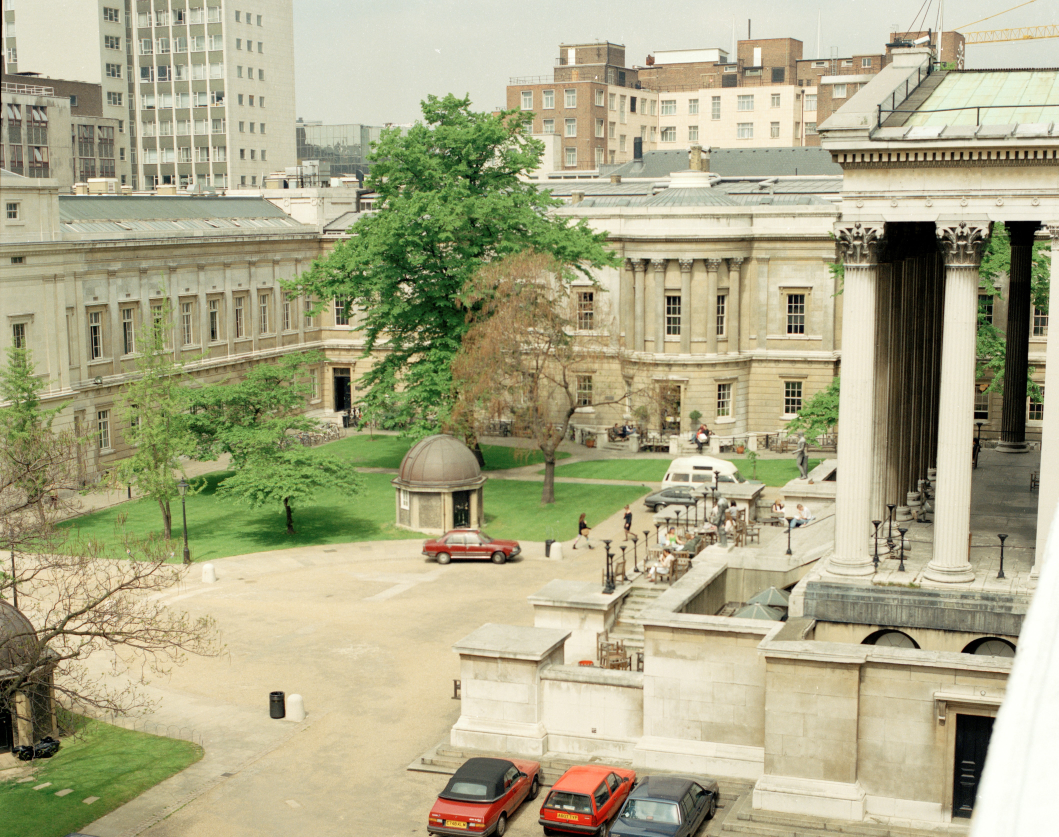
#> input picture COMP0241_CV/Lab1/dataset/UCLQuad_21May91.jpg, 4235 x 3347 px (shown at 1/4 size)
$ python -i functions.py   (imports and definitions only)
#> lines starting #> are read from the running program, lines starting #| are printed output that depends on the picture
import copy
import os

import cv2
import numpy as np
import matplotlib.pyplot as plt


def detect_largest_circle(image, min_dist=500, param1=100, param2=20, min_radius=0, max_radius=0,
                          display_results=True):
    """
    Detects the largest circle in an image and returns its radius.

    Args:
        image (str): The image file.
        min_dist (int): Minimum distance between the centers of detected circles.
        param1 (int): First method-specific parameter for cv2.HoughCircles.
        param2 (int): Second method-specific parameter for cv2.HoughCircles.
        min_radius (int): Minimum circle radius.
        max_radius (int): Maximum circle radius.
        display_results (bool): Whether to display the detected circle and binary mask.

    Returns:
        int: The radius of the largest circle if detected, otherwise None.
    """
    image = copy.copy(image)
    gray = copy.copy(image[:, :, 1])
    blurred = cv2.GaussianBlur(gray, (9, 9), 2)

    circles = cv2.HoughCircles(
        blurred,
        cv2.HOUGH_GRADIENT_ALT,
        dp=1.2,
        minDist=min_dist,
        param1=param1,
        param2=param2,
        minRadius=min_radius,
        maxRadius=max_radius
    )

    if circles is not None:
        circles = np.int16(np.around(circles))
        largest_circle = max(circles[0, :], key=lambda x: x[2])
        mask = np.zeros_like(gray)
        # largest_circle[0], largest_circle[1] = bestCircle[0], bestCircle[1]
        cv2.circle(mask, (largest_circle[0], largest_circle[1]), largest_circle[2], 255, thickness=-1)
        mask[mask == 255] = 1

        if display_results:
            # cv2.circle(image, (bestCircle[0], bestCircle[1]), largest_circle[2], (0, 255, 0), 4)
            cv2.circle(image, (largest_circle[0], largest_circle[1]), largest_circle[2], (0, 0, 255), 4)
            cv2.circle(image, (largest_circle[0], largest_circle[1]), 2, (0, 0, 255), 3)

            plt.figure(figsize=(10, 5))
            plt.subplot(1, 2, 1)
            plt.title("Detected Circle")
            plt.imshow(cv2.cvtColor(image, cv2.COLOR_BGR2RGB))
            plt.axis("off")

            plt.subplot(1, 2, 2)
            plt.title("Binary Mask of Circle")
            plt.imshow(mask, cmap="gray")
            plt.axis("off")

            plt.tight_layout()
            plt.show()

        return largest_circle
    else:
        print("No circles detected.")
        return None


# [336 lines left out: functions kalman_filter, detect_outliers_1d, detect_outliers_2d, get_match_pts, crop_two_img, get_affine_mat and 6 more, not called in this run]

>>> import cv2
>>> picture = cv2.imread('../Lab1/dataset/UCLQuad_21May91.jpg')
#> picture is the input picture: shape (3347, 4235, 3); mean B, G, R 136.5, 169.9, 172.7
>>> result = detect_largest_circle(picture)
#> in detect_largest_circle, `gray = copy.copy(image[:, :, 1])`:
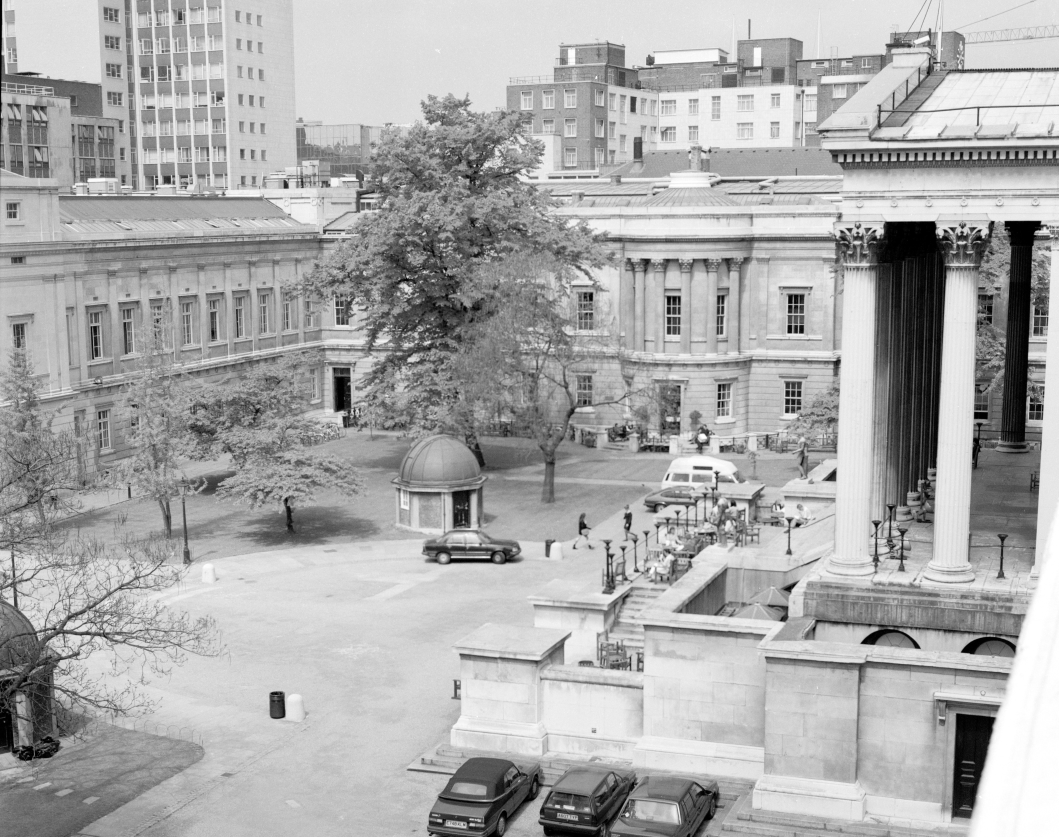
#> gray: shape (3347, 4235) (shown at 1/4 size); min 0, max 255, mean 169.9
#> (the run stopped early here; a loop or call above may not have finished)

$ run again, on COMP0241_CV/Lab1/dataset/UCL_21May1991.jpg
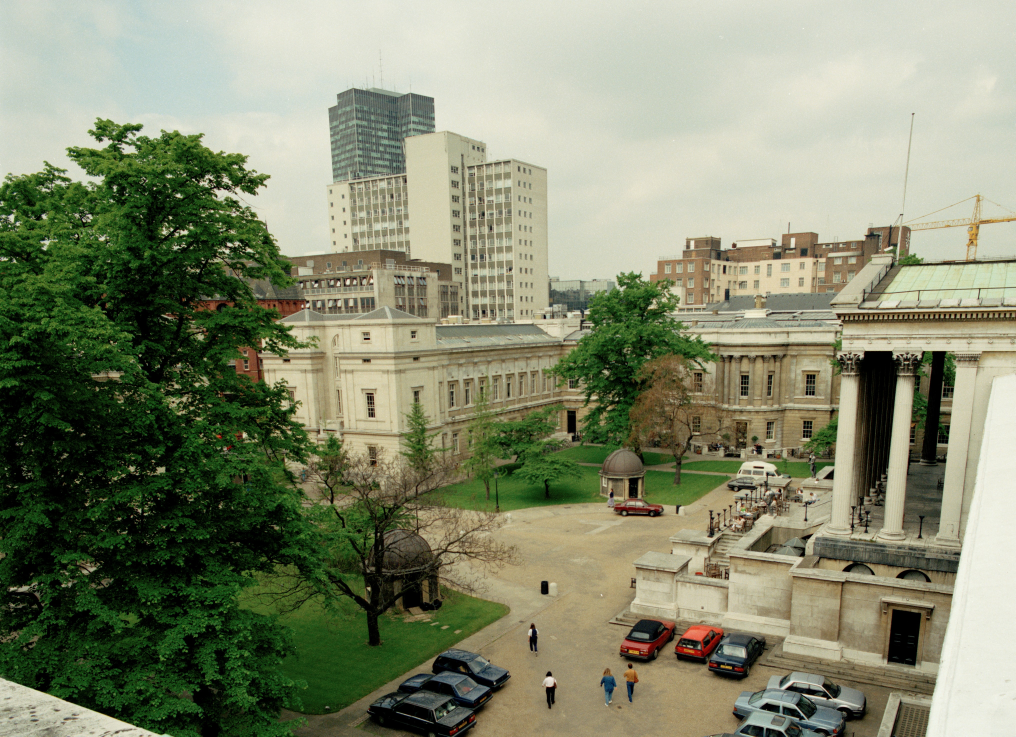
#> input picture COMP0241_CV/Lab1/dataset/UCL_21May1991.jpg, 4062 x 2947 px (shown at 1/4 size)
#> picture is the input picture: shape (2947, 4062, 3); mean B, G, R 110.5, 137, 131.6
#> in detect_largest_circle, `gray = copy.copy(image[:, :, 1])`:
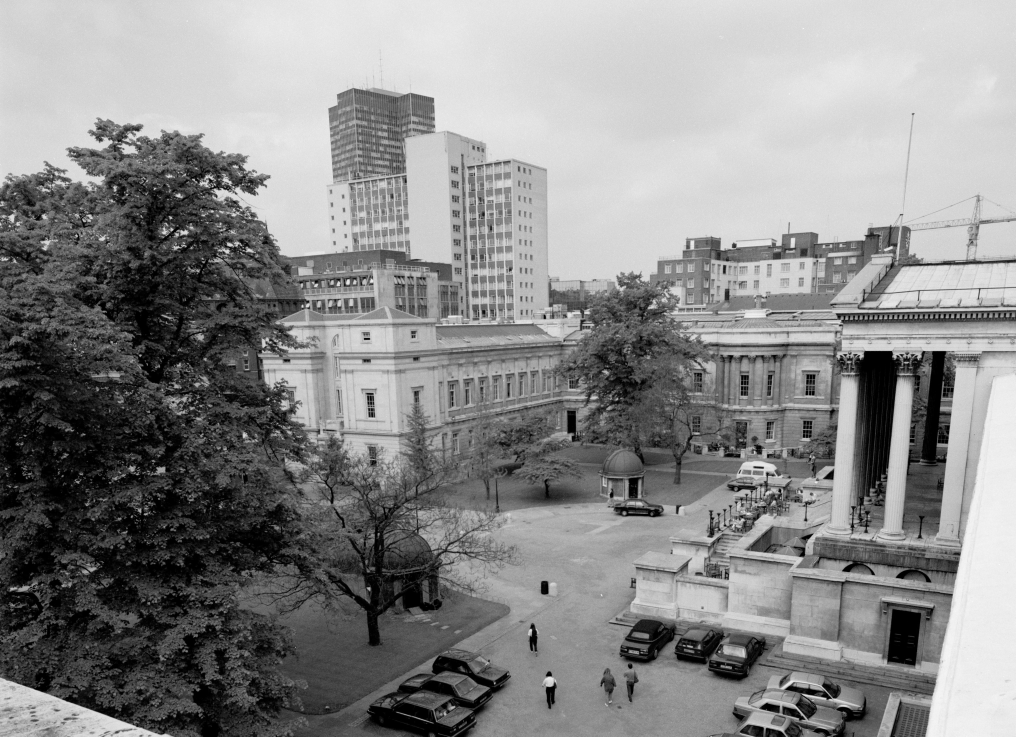
#> gray: shape (2947, 4062) (shown at 1/4 size); min 0, max 255, mean 137

$ run again, on COMP0241_CV/Lab1/dataset/UCL_21May91.jpg
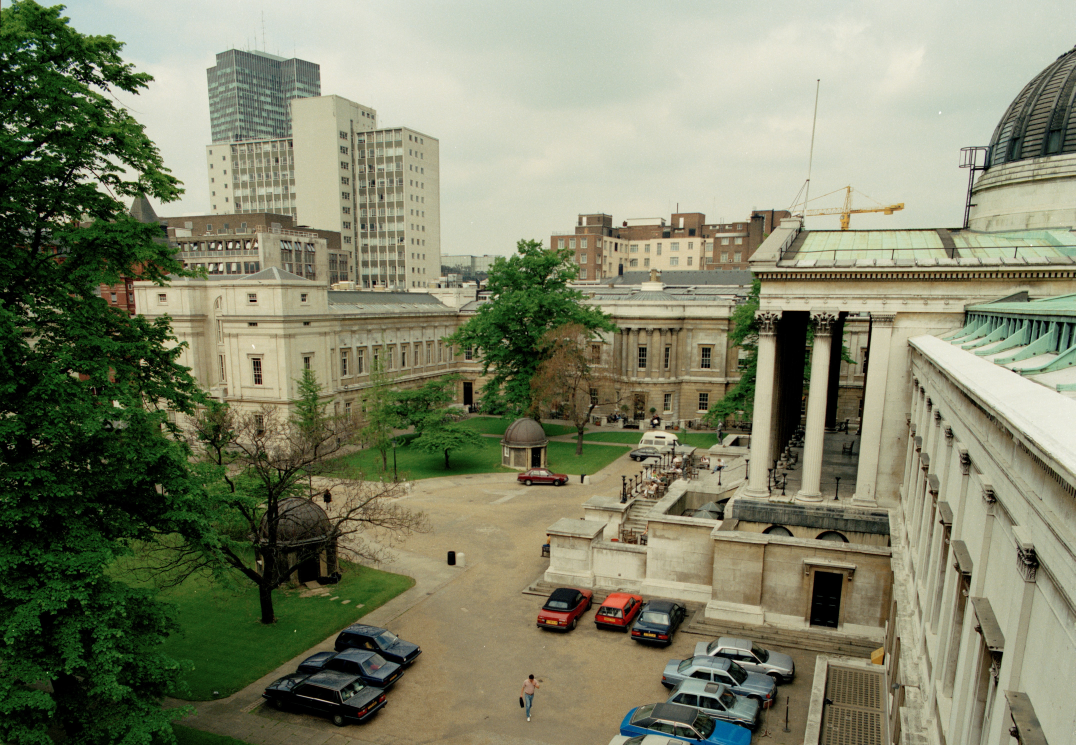
#> input picture COMP0241_CV/Lab1/dataset/UCL_21May91.jpg, 4302 x 2980 px (shown at 1/4 size)
#> picture is the input picture: shape (2980, 4302, 3); mean B, G, R 105, 131.1, 127.8
#> in detect_largest_circle, `gray = copy.copy(image[:, :, 1])`:
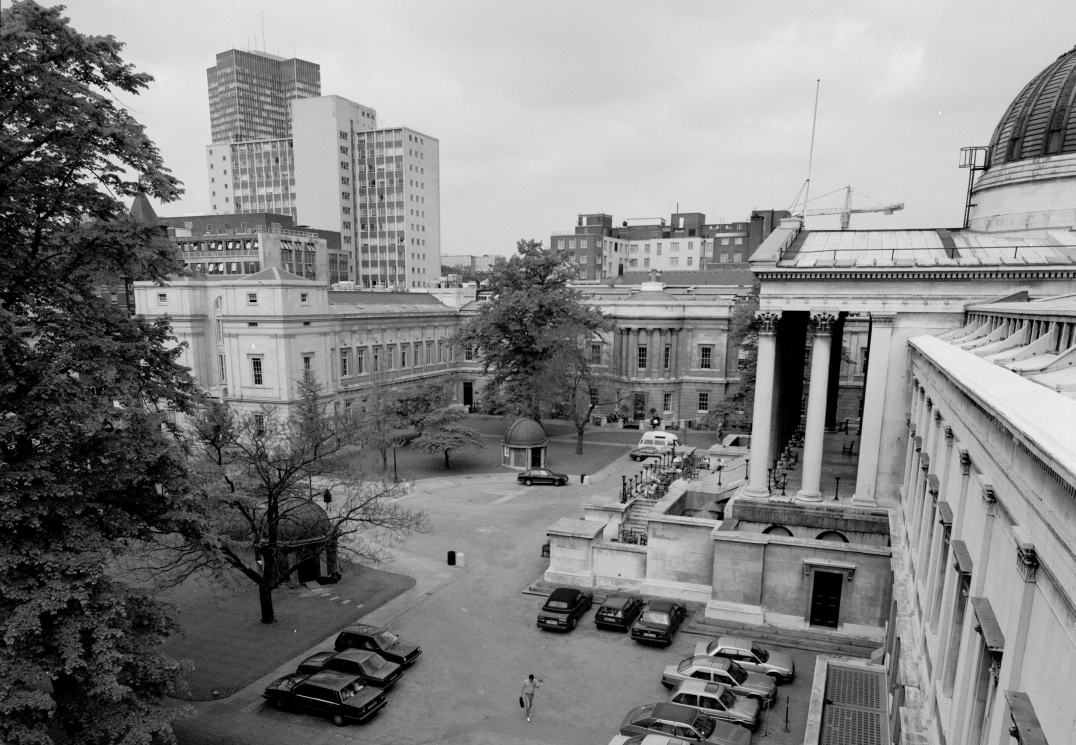
#> gray: shape (2980, 4302) (shown at 1/4 size); min 0, max 255, mean 131.1
